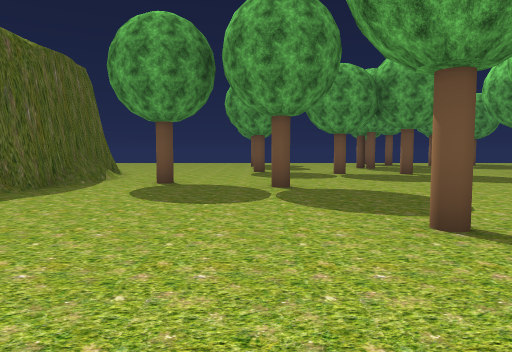
View 1 (above)

21 first-person views from a walk through a scene from a Unity 3-D project. The camera is 1.4 m above the floor, tilts 4° down and sees 70° across. The floor is counted in squares, 2 m on a side. Each view is taken from the middle of a square. On the plan, view 1 faces up. The plan holds only what a view shows up to about 11 squares ahead; the rest is blank. The place goes on beyond the plan. Some trees and plants on the terrain are drawn as simple stand-ins. The player character is not drawn. Some animated figures are not drawn.

View 2
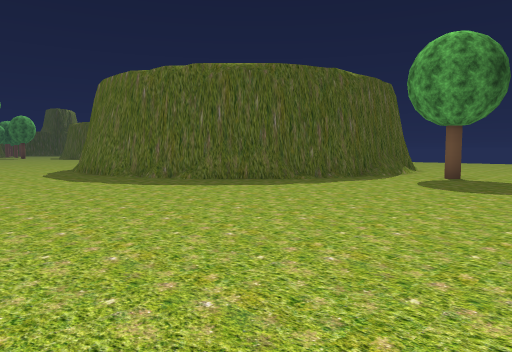

View 3
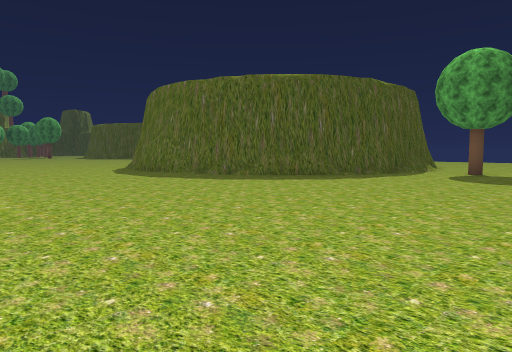

View 4
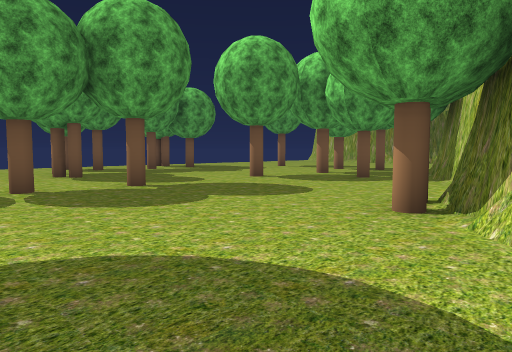

View 5
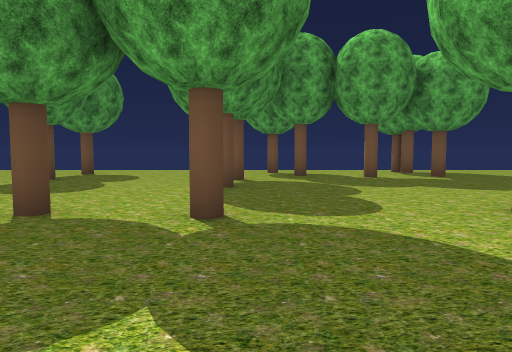

View 6
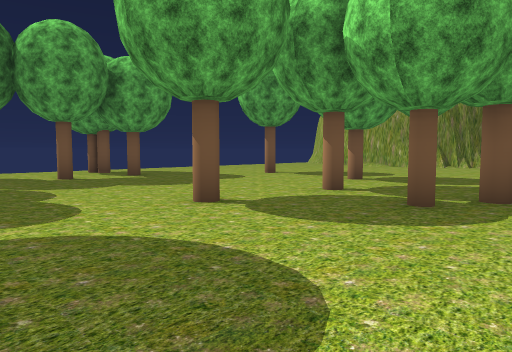

View 7
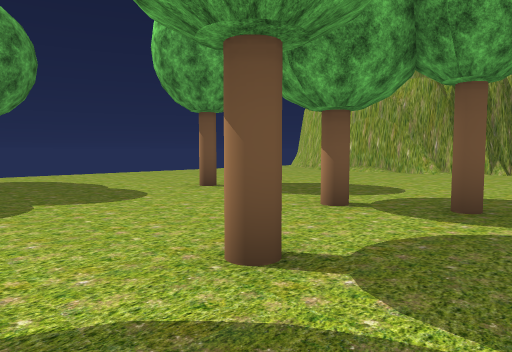

View 8
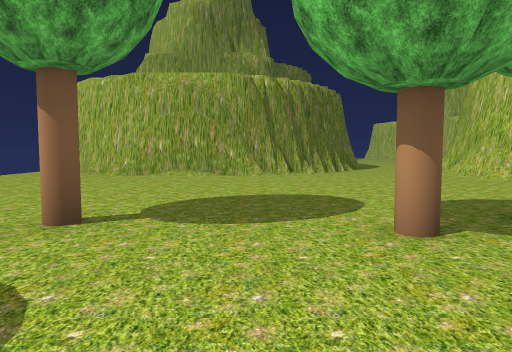

View 9
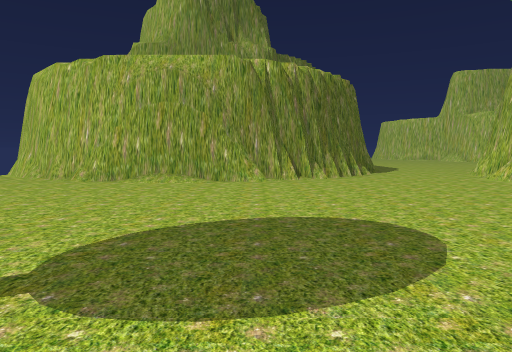

View 10
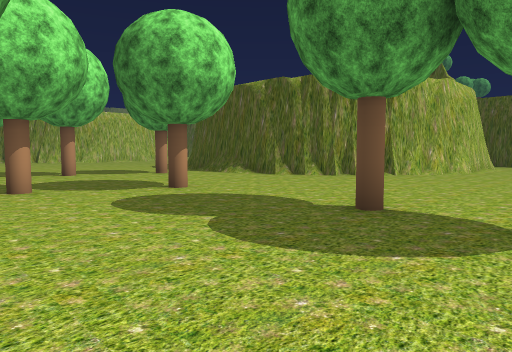

View 11
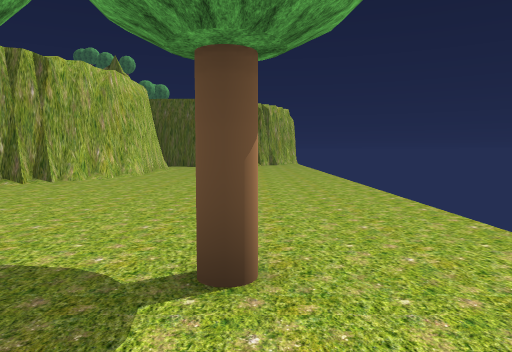

View 12
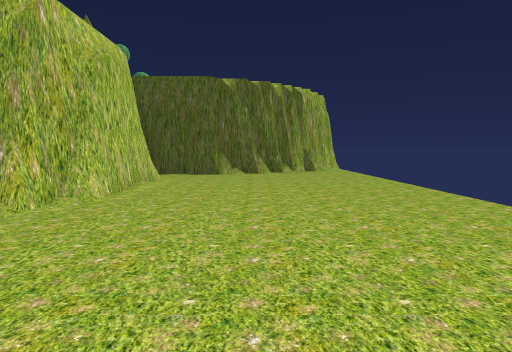

View 13
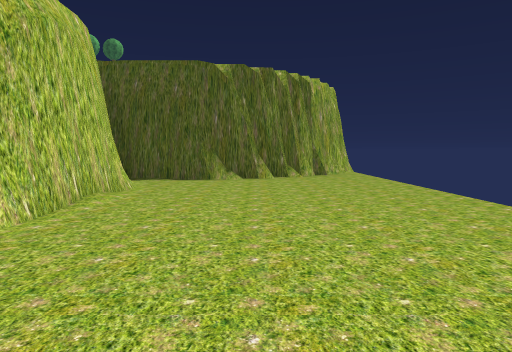

View 14
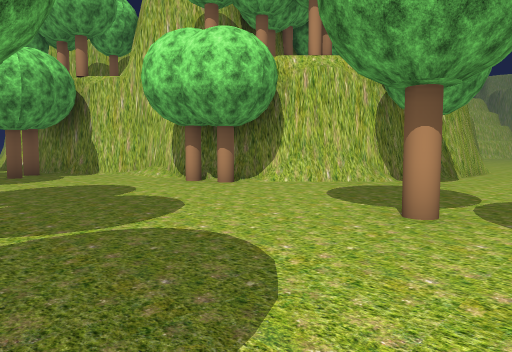

View 15
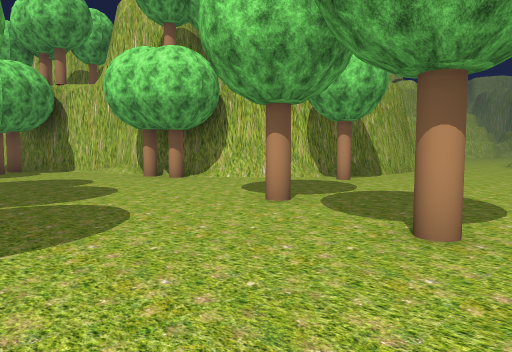

View 16
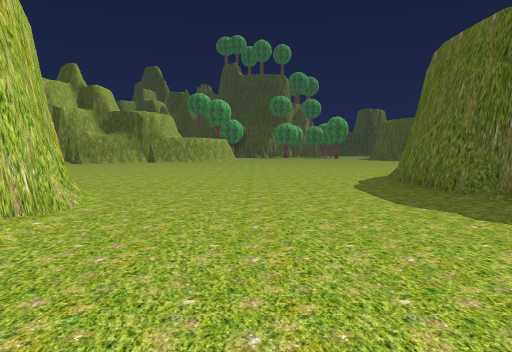

View 17
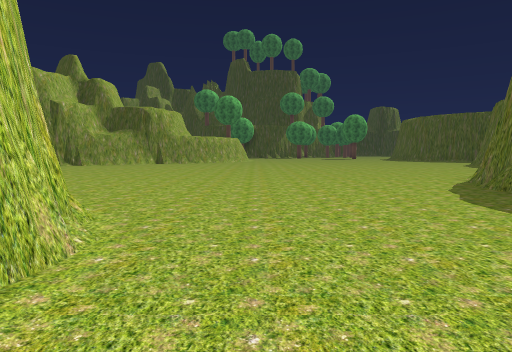

View 18
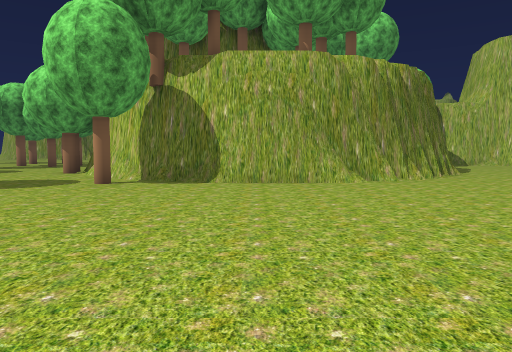

View 19
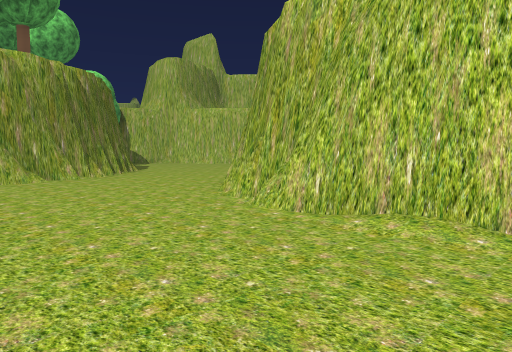

View 20
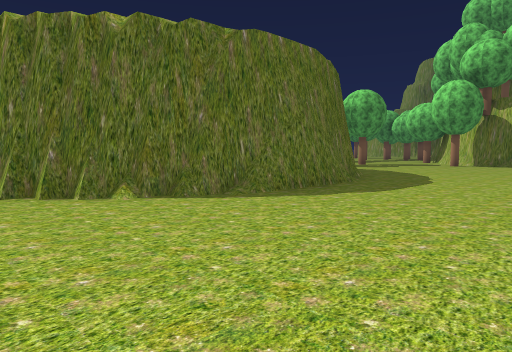

View 21
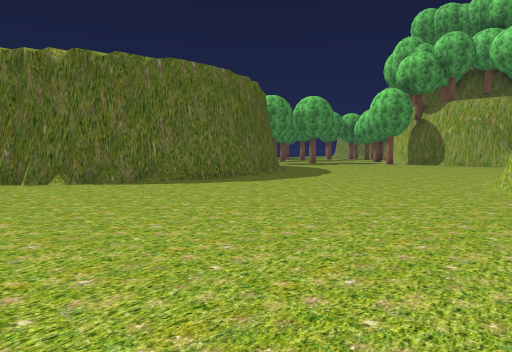

### Floor plan
Key: @ floor where view 1 was taken; # wall or solid block; . floor; / step, stairs or slope; T tree.
Columns run from 16 left of view 1 to 23 right of it. Each row starts with its distance up from view 1.
 20 .................          ...      ...#
 19 #.................     .. T....   ....##
 18 ##..............T.....T......... ....##
 17  #....................T.T.T..........#
 16  ##.............T....T............../#
 15   #...........................T...../#
 14   ########..........T.............../#
 13          ##..........................#
 12           ##....T............T.......##
 11            #.......T.T..T..T..........##
 10            ##.................T........#
  9             #.............T.............
  8             #.T............T#    .......
  7            ##....T........###      ####.
  6            #.........TT//##           ##
  5  ##       ##.........#####
  4 ..##     ##.........##
  3 ...#######........T##
  2 ...................#
  1 ..................##
  0 ................@.#
 -1 ..................#
 -2 ..................##
 -3 ..........//.......#
 -4 .......#######.....##
 -5 ......       ##.....#

Where each view was taken, in squares from view 1:
view 1: 0 up, 0 right, facing up
view 2: 2 down, 1 right, facing up-left
view 3: 4 down, 1 right, facing up-left
view 4: 4 up, 1 right, facing up-right
view 5: 7 up, 5 right, facing up
view 6: 7 up, 5 right, facing up-right
view 7: 9 up, 9 right, facing up-right
view 8: 13 up, 10 right, facing right
view 9: 13 up, 12 right, facing right
view 10: 18 up, 4 right, facing down-left
view 11: 18 up, 2 right, facing left
view 12: 17 up, 3 left, facing left
view 13: 17 up, 5 left, facing left
view 14: 11 up, 1 left, facing down-right
view 15: 11 up, 3 left, facing down-right
view 16: 1 down, 3 left, facing left
view 17: 2 down, 5 left, facing left
view 18: 0 up, 6 left, facing right
view 19: 0 up, 7 left, facing down-right
view 20: 2 down, 16 left, facing up-right
view 21: 5 down, 16 left, facing up-right
